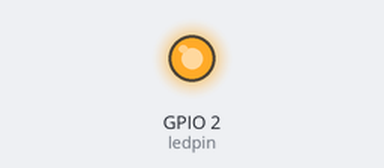
A sketch run on a simulated ESP32. On the bench: output pins drawn as LEDs (lit = HIGH). At 2.5 s the program puts the board to deep sleep or switches it off; the recording ends there.

Above: at 0.1 s.
Timing chart, 0 to 2.5 s (numbered marks = the images above):
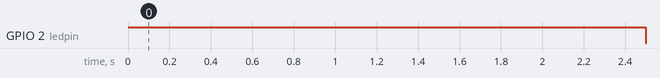

The sketch:

Bee_Motion_Mini_Deep_Sleep_Example.ino
```cpp
#include "Arduino.h"

const int sensorPin = 5;    // Pin number the PIR sensor is on
const int ledpin = 2;       // Pin Number the LED is on
int sensorValue = LOW;


void setup() {
  Serial.begin(115200);

  pinMode(ledpin, OUTPUT);
  pinMode(sensorPin, INPUT);

  constexpr auto DEFAULT_WAKEUP_PIN = 5;  //set the wake up trigger to be pin 5 which is the PIR sensor
	constexpr auto DEFAULT_WAKEUP_LEVEL = ESP_GPIO_WAKEUP_GPIO_HIGH;  //set the wakeup to happen when pin 5 is HIGH (ie, the PIR sensor detects motion)

	const gpio_config_t config = {
		.pin_bit_mask = BIT(DEFAULT_WAKEUP_PIN),
		.mode = GPIO_MODE_INPUT,
	};
 ESP_ERROR_CHECK(gpio_config(&config));
 ESP_ERROR_CHECK(esp_deep_sleep_enable_gpio_wakeup(BIT(DEFAULT_WAKEUP_PIN), DEFAULT_WAKEUP_LEVEL));  //setting the ESP to wake up from deep sleep when motion is detected.


digitalWrite(ledpin, HIGH);   //turn on onboard LED
  delay(2500);                //the PIR sensor has a hardware trigger of 2 seconds, setting a delay of 2.5 seconds helps eliminate debounce.
  digitalWrite(ledpin, LOW);    //turn off onboard LED
  digitalWrite(sensorPin, LOW); //set the PIR senor to low
  esp_deep_sleep_start();  //go to sleep
}


void loop() {

}
```

Measured:
- by itself, GPIO 2 (ledpin): LOW → HIGH at 0.00 s, → LOW 2.5 s later
